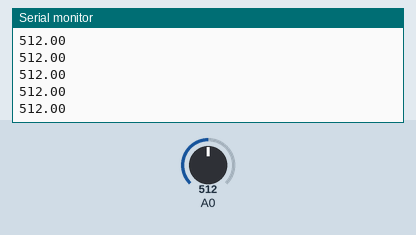
Simulated run of this sketch. Board: Arduino Uno, built with avr-gcc and run on an emulated ATmega328P. Shown: the last lines printed to the serial monitor. Inputs (shaded band) come from the test bench; at power-on: A0 = 512.

Above: at 1.2 s.
1.3 s: A0 set to 716
At 1.8 s:
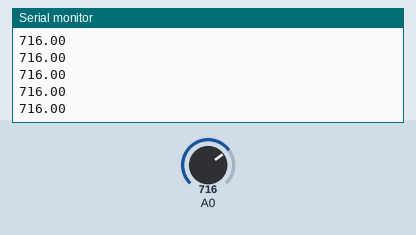
2.8 s: A0 set to 900
At 3.8 s:
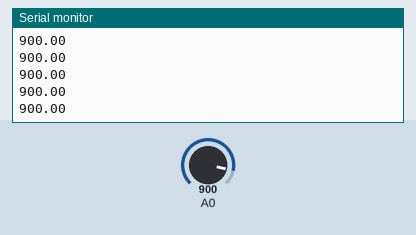
Timing chart, 0 to 5.8 s (numbered marks = the images above; inputs shaded):
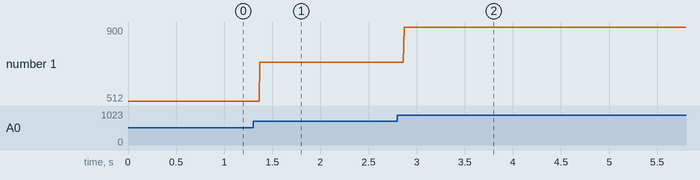

Measured:
- after the input at 1.3 s, the serial monitor: prints a new line after 0.07 s (image 1)
- after the input at 2.8 s, the serial monitor: prints a new line after 0.07 s (image 2)
- plotted number 1: 512 → 716 after the input at 1.3 s, 716 → 900 after the input at 2.8 s

The sketch:

one_led.ino
```cpp
// Select appropriate port
// Baud rate 9600

int photo_diode_output = A0;

void setup()
{
  Serial.begin(9600);
}

void loop ()
{
  float voltage = analogRead(A0) ;
  Serial.print (voltage);
  Serial.print("\n") ;
}
```
